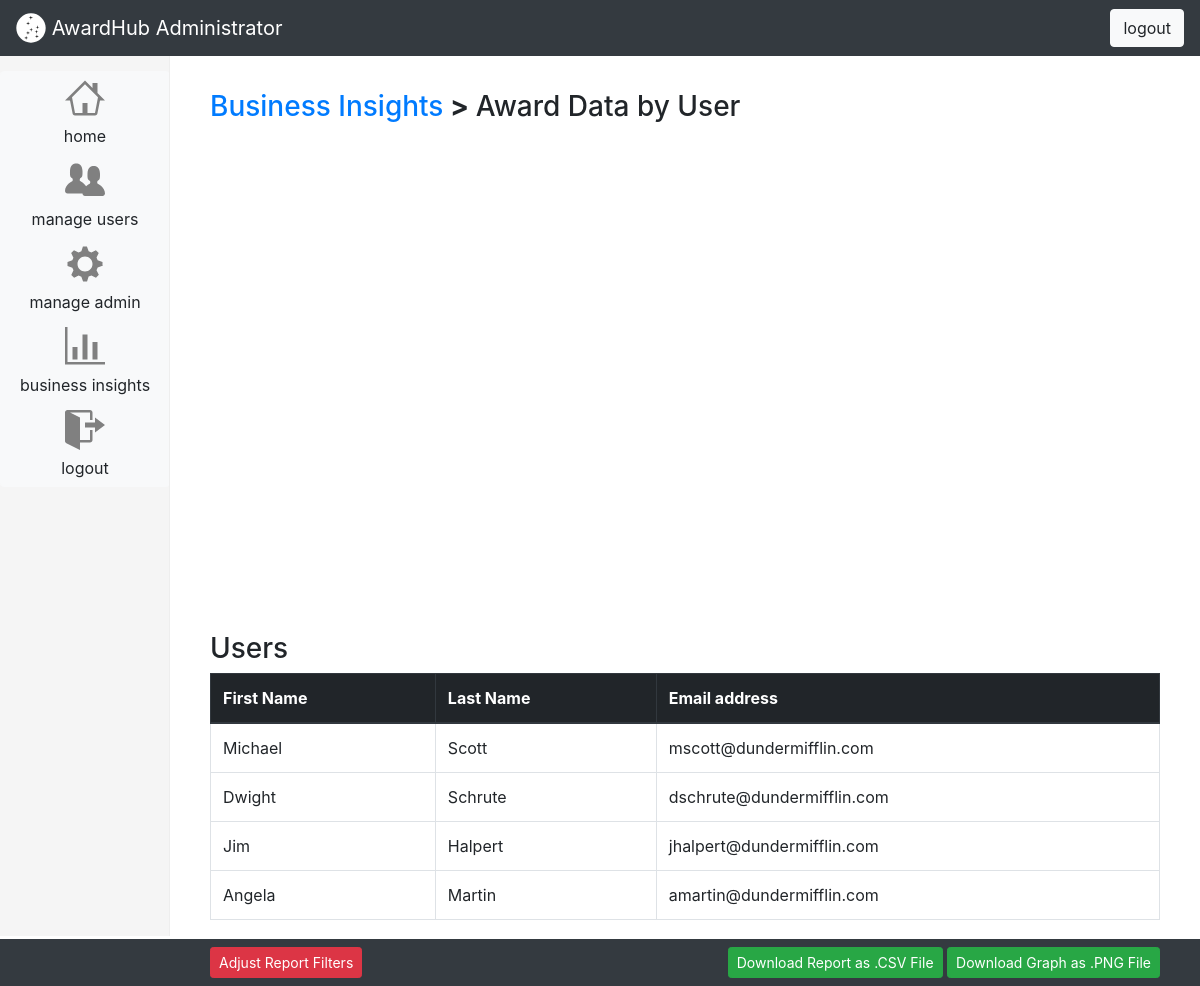
The page /public_html/admin-biz-awards-by-user.php on the database its author committed.
### tables this page shows
CREATE TABLE user (
  id INT UNSIGNED NOT NULL AUTO_INCREMENT,
  f_name VARCHAR(255),
  l_name VARCHAR(255),
  email VARCHAR(255),
  psword VARCHAR(255),  
  creation_date DATE,
  signature BLOB, 
  account_type VARCHAR(255),
  last_change DATE,
  PRIMARY KEY  (id)
);

### public_html/admin-biz-awards-by-user.php (the view, shortened to what this page needs)
<!doctype html>
<html lang="en">
<head>
  <link rel="stylesheet" href="https://maxcdn.bootstrapcdn.com/bootstrap/4.0.0/css/bootstrap.min.css"
>
  <link rel="stylesheet" href="styles/custom.css">
</head>
<body>
  <?php include("components/navbar.php"); ?>
  <div class="container-fluid">
    <div class="row">
      <?php include("components/sidebar.php"); ?>
      <div class="col-sm-12 page-content">
        <div class="row">
          <div class="col-xl">
            <p class="h3"><a href="admin-biz.php">Business Insights</a><strong> > </strong>Award Data by User</p>
          </div>
        </div>
        <div class="row" id="chart_div" style="width: 800px; height: 500px;"></div>
        <div class="row">
          <div class="col-xl">
            <p class="h3">Users</p>
            <div class="table-responsive">
              <table class="table table-hover table-bordered">
                <thead class="thead-dark">
                  <tr>
                    <th scope="col">First Name</th>
                    <th scope="col">Last Name</th>
                    <th scope="col">Email address</th>
                  </tr>
                </thead>
                <tbody>
                  <?php
                  require_once('config.php');
                  $query = "SELECT id, f_name, l_name, email FROM user WHERE account_type='standard'";
                  $response = mysqli_query($dbc, $query);
                  while($row = mysqli_fetch_assoc($response)){
                      echo "<tr>
                      <td> {$row['f_name']} </td>
                      <td> {$row['l_name']} </td>
                      <td> {$row['email']} </td>
                      </tr>";
                    }
                  ?>
                </tbody>
              </table>
            </div>
          </div>
        </div>
      </div>
    </div>
  </div>
  <nav class="navbar fixed-bottom navbar-light bg-dark" id="reportControls">
        <button type="button"
                class="btn btn-danger btn-sm"
                float="right"
                data-toggle="modal"
                data-target="#editFiltersModal">
          Adjust Report Filters
        </button>
        <div class="float-right">
          <button type="button"
                  class="btn btn-success btn-sm"
                  float="right"
                  data-toggle="modal"
                  data-target="#">
            Download Report as .CSV File
          </button>
          <button type="button"
                  class="btn btn-success btn-sm"
                  float="right"
                  data-toggle="modal"
                  data-target="#">
            Download Graph as .PNG File
          </button>
        </div>
  </nav>
</body>
</html>

### public_html/styles/custom.css (style rules this page uses)
body { padding-top: 50px; }
#sidebar svg { fill: gray; width: 20px; height: 20px; }
.page-content { padding-right: 15px; padding-left: 65px; padding-top: 20px; padding-bottom: 50px; }
#reportControls { padding-right: 15px; padding-left: 65px; }
@media (min-width: 860px) { #sidebar svg { fill: gray; width: 40px; height: 40px; } }
@media (min-width: 860px) { .page-content { padding-top: 40px; padding-right: 40px; padding-left: 210px; } }
@media (min-width: 860px) { #reportControls { padding-right: 40px; padding-left: 210px; } }

### rows shown on the page
user: f_name "Michael", l_name "Scott", email "mscott@dundermifflin.com"
user: f_name "Dwight", l_name "Schrute", email "dschrute@dundermifflin.com"
user: f_name "Jim", l_name "Halpert", email "jhalpert@dundermifflin.com"
user: f_name "Angela", l_name "Martin", email "amartin@dundermifflin.com"
